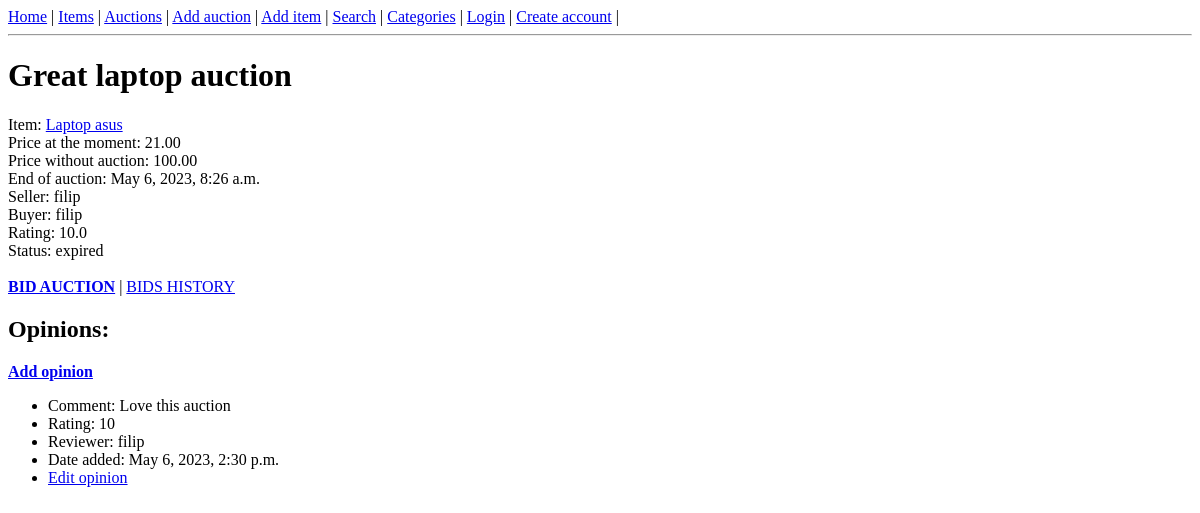
Before: /auction/1 with the older database file.
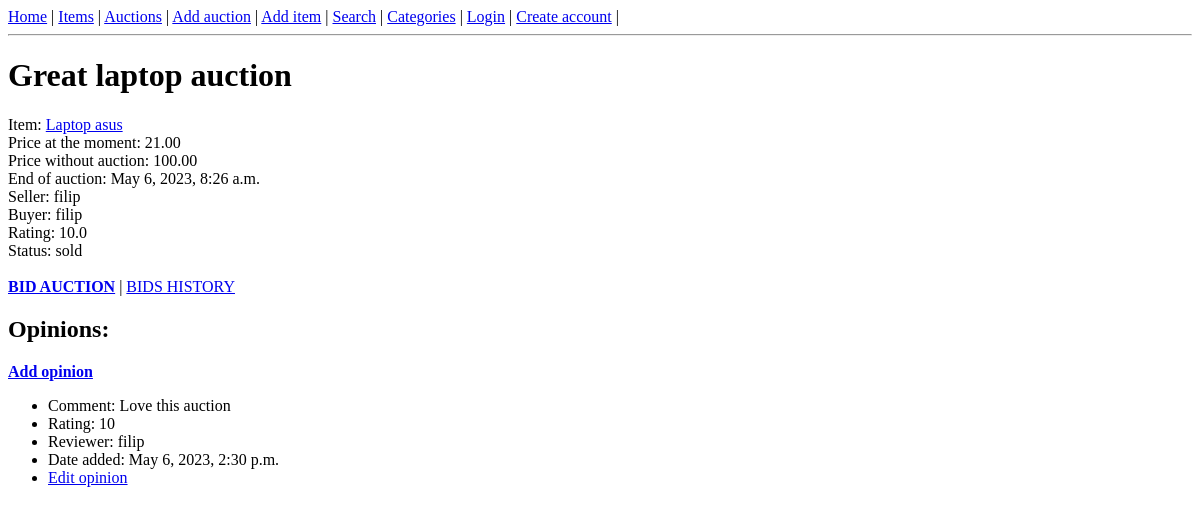
After: the same page with the newer database file.
### auctions/models.py (models this page shows, shortened)
class Auction(models.Model):
    CHOICES = (
        ('available', 'available'),
        ('expired', 'expired'),
        ('sold', 'sold'),
    )
    name = models.CharField(max_length=255)
    item = models.ForeignKey(Item, on_delete=models.CASCADE)
    min_price = models.DecimalField(max_digits=10, decimal_places=2)
    buy_now_price = models.DecimalField(max_digits=10, decimal_places=2, null=True, blank=True)
    end_date = models.DateTimeField()
    seller = models.ForeignKey(User, on_delete=models.CASCADE, related_name='seller')
    buyer = models.ForeignKey(User, on_delete=models.CASCADE, blank=True, related_name='buyer', null=True)
    status = models.CharField(choices=CHOICES, default='available', max_length=64)

class Item(models.Model):
    name = models.CharField(max_length=64)
    description = models.TextField()
    image = models.ImageField(null=True, blank=True, upload_to='images/')
    category = models.ForeignKey(Category, on_delete=models.CASCADE)

### auctions/views.py (the view)
# urls.py: path('auction/<int:pk>', auctions.AuctionDetails.as_view()),
class AuctionDetails(View):
    template_name = 'auctions/auction_detail.html'
    def get(self, request, *args, **kwargs):
        pk = kwargs['pk']   # Get the primary key of the auction from the URL
        auction = Auction.objects.get(pk=pk)
        opinions = auction.opinion_set.all().order_by('-date_created')
        ratings = []
        for opinion in opinions:
            ratings.append(opinion.rating)  # Get every rating from opinion
        average_rate = average_rating(ratings)  # Count average rating
        context = {
            'auction': auction,
            'opinions': opinions,
            'average_rating': average_rate,
        }
        return render(request, self.template_name, context)

### auctions/utils.py (called while the page is built)
def average_rating(ratings):
    if len(ratings) == 0:
        return None
    ratings_sum = 0
    for rating in ratings:
        ratings_sum += rating
    return ratings_sum / len(ratings)

### auctions/templates/auctions/auction_detail.html (shortened to what this page needs)
{% extends 'auctions/base_template.html' %}
{% block content %}
<h1>{{ auction.name }}</h1>
Item: <a href="/items/{{ auction.item.id }}">{{ auction.item.name }}</a> <br>
Price at the moment: {{ auction.min_price }} <br>
{% if auction.buy_now_price %}
Price without auction: {{ auction.buy_now_price }} <br>
{% endif %}
End of auction: {{ auction.end_date }}<br>
Seller: {{ auction.seller }} <br>
Buyer: {{ auction.buyer }}<br>
Rating: {{ average_rating }} <br>
Status: {{ auction.status }} <br><br>
<a href="/bid-auction/{{ auction.id }}"><b>BID AUCTION</b></a> | <a href="/bids/{{ auction.id }}">BIDS HISTORY</a>
<h2>Opinions:</h2>
<a href="/add-opinion/{{ auction.id }}"><b>Add opinion</b></a>
{% for opinion in opinions %}
<ul>
    <li>Comment: {{ opinion.comment }}</li>
    <li>Rating: {{ opinion.rating }}</li>
    <li>Reviewer: {{ opinion.reviewer }}</li>
    <li>Date added: {{ opinion.date_created }}</li>
    <li><a href="/edit-opinion/{{ opinion.id }}">Edit opinion</a></li>
</ul>
{% endfor %}
{% endblock %}

Changed rows visible on the page:
changed Auction "Great laptop auction": status "expired" → "sold"
